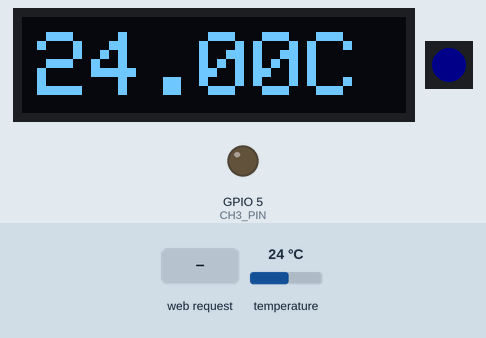
This sketch was run on a simulated ESP32-C3. Shown: 128×32 one-colour display, 1 RGB LEDs in strip order, left to right, output pins drawn as LEDs (lit = HIGH). The inputs (shaded band) are chosen by the test bench; at power-on: temperature 24 °C. Dim RGB values are drawn brighter than linear; WiFi joins after 1.5 s; servers stay silent unless stated; what the sketch prints to the serial monitor is not drawn.

Above: at 2.7 s.
2.8 s: HTTP request GET /handle_switch_on received
At 4.2 s:
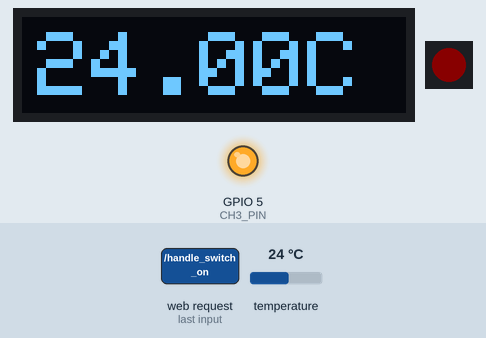
4.8 s: temperature set to 12 °C
At 6.5 s:
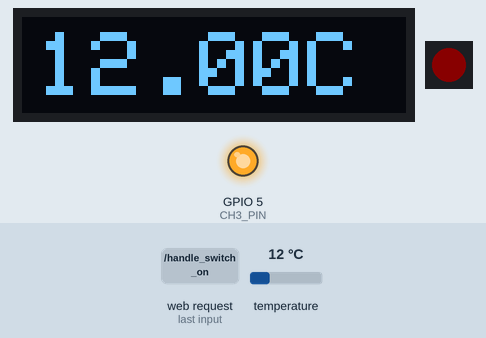
6.8 s: HTTP request GET /handle_switch_off received
At 8.5 s:
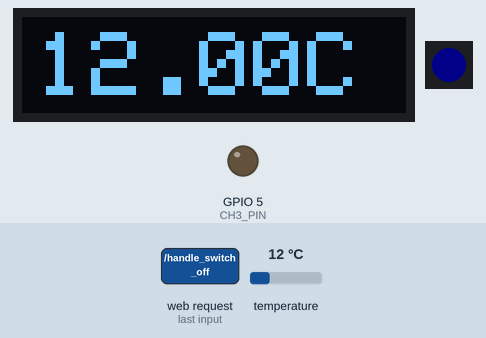
8.8 s: temperature set to 19 °C
At 9.6 s:
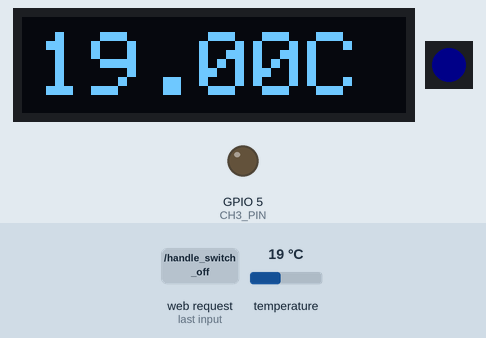
10.6 s: temperature set to 28 °C
At 12.6 s:
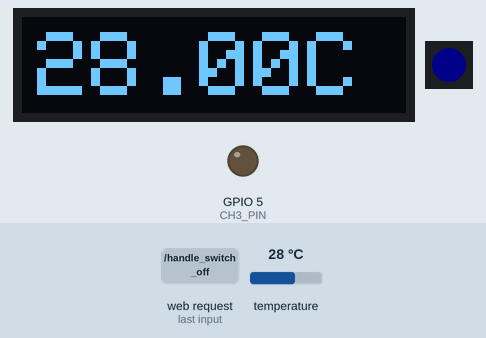
Timing chart, 0 to 13.6 s (numbered marks = the images above; inputs shaded):
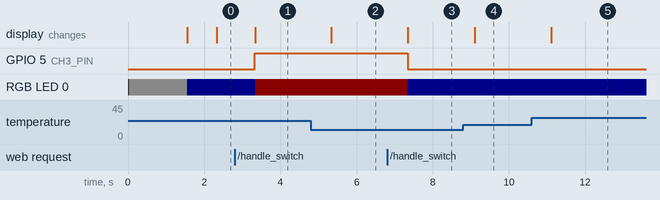

The sketch:

Prusa_cup_heater.ino
```cpp
/* Test code for LaskaKit ESPswitch
 * LED legend:
 * - White: Not connected to WiFi
 * - Green: Connected to WiFi and ready
 * - Blue: Heater is off
 * - Red: Heater is on
 *
 * Board:   LaskaKit ESPswitch (ESP32C3 Dev Module) https://www.laskakit.cz/laskakit-esp32-devkit/
 *
 * Library: by Adafruit         https://github.com/adafruit/Adafruit_NeoPixel
 *                              https://github.com/adafruit/Adafruit-GFX-Library
 *                              https://github.com/adafruit/Adafruit_SSD1306
 *          by Miles Burton     https://github.com/milesburton/Arduino-Temperature-Control-Library
 *          by Paul Stoffregen  https://github.com/PaulStoffregen/OneWire
 *          by tzapu            https://github.com/tzapu/WiFiManager
 *
 * Email:podpora@laskakit.cz
 * Web:laskakit.cz
 */

#include <SPI.h>
#include <WiFi.h>
#include <WebServer.h>
#include <ESPmDNS.h>
#include <OneWire.h>
#include <DallasTemperature.h>
#include <Adafruit_NeoPixel.h>
#include <Adafruit_GFX.h>
#include <Adafruit_SSD1306.h>
#include <WiFiManager.h>
#include "page.h"

#define HOSTNAME "cupheater"

#define DELAYTIME 1000  // Delay in ms between temperature readings and display updates
#define i2c_Address 0x3c

#define PIN_SCL 19      // Clock pin on LaskaKit ESPswitch board
#define PIN_SDA 18      // Data pin on LaskaKit ESPswitch board
#define DS18B20_PIN 3   // DS18B20 GPIO on Laskakit ESPswitch board
#define LED_PIN 8       // LED GPIO on Laskakit ESPswitch board
#define CH0_PIN 0       // Channel 0 GPIO on Laskakit ESPswitch board (not used in this example)
#define CH1_PIN 1       // Channel 1 GPIO on Laskakit ESPswitch board (not used in this example)
#define CH2_PIN 4       // Channel 2 GPIO on Laskakit ESPswitch board (not used in this example)
#define CH3_PIN 5       // Channel 3 GPIO on Laskakit ESPswitch board

Adafruit_NeoPixel pixels = Adafruit_NeoPixel(1, LED_PIN, NEO_GRB + NEO_KHZ800);
Adafruit_SSD1306 display(128, 32, &Wire, -1);

OneWire oneWire(DS18B20_PIN);       // Setup a oneWire instance to communicate with any OneWire devices
DallasTemperature dallas(&oneWire); // Pass our oneWire reference to Dallas Temperature sensor

WebServer server(80);

bool heater_state = false;
float temp_bottom = 55;
float temp_top = 65;
/* Offset to stop the heater before reaching the set temperature,
*  this is to prevent the heater from overshooting the set temperature
*/
#define TEMP_OFFSET_TOP 5.0

void DNS_setup()
{
  if (MDNS.begin(HOSTNAME))
  {
    MDNS.addService("http", "tcp", 80);
    Serial.println("MDNS responder started");
    Serial.print("You can now connect to http://");
    Serial.print(HOSTNAME);
    Serial.println(".local");
  }
}

// float get_temp()
// {
//   dallas.requestTemperatures();
//   float tempC = dallas.getTempCByIndex(0);
//   if (tempC == DEVICE_DISCONNECTED_C)
//   {
//     Serial.println("Error: Could not read temperature data");
//   }
//   return tempC;
// }

float get_temp()
{
  static uint32_t lastTempCheck = 0;
  static float lastTemp = DEVICE_DISCONNECTED_C;

  uint32_t currentMillis = millis();

  if (currentMillis - lastTempCheck >= DELAYTIME)
  {
    lastTempCheck = currentMillis;
    dallas.requestTemperatures();
    lastTemp = dallas.getTempCByIndex(0);
    if (lastTemp == DEVICE_DISCONNECTED_C)
    {
      Serial.println("Error: Could not read temperature data");
    }
  }

  return lastTemp;
}

void regulate_heater(float temp_bottom, float temp_top)
{
  if (heater_state)
  {
    float temp = get_temp();
    if (temp > temp_top - TEMP_OFFSET_TOP)
    {
      ledcWrite(CH3_PIN, 0);
    }
    else if (temp < temp_bottom)
    {
      ledcWrite(CH3_PIN, 255);
    }
  }
  else
  {
    ledcWrite(CH3_PIN, 0);
  }
}

void control_led()
{
  if (ledcRead(CH3_PIN) > 0)
  {
    // Red color to indicate that the heater is on
    pixels.setPixelColor(0, pixels.Color(255, 0, 0));
  }
  else
  {
    // Blue color to indicate that the heater is off
    pixels.setPixelColor(0, pixels.Color(0, 0, 255));
  }
  pixels.show();
}

void control_display()
{
  static uint32_t lastUpdate = 0;

  uint32_t currentMillis = millis();

  if (currentMillis - lastUpdate >= DELAYTIME) {
    lastUpdate = currentMillis;

    display.clearDisplay();

    display.setCursor(5, 5);
    display.setTextSize(3);
    display.println(String(get_temp()) + "C");

    display.display();
  }
}

void handle_root()
{
  server.send_P(200, "text/html", index_html); // Send web page
}

void handle_not_found()
{
  String message = "Error\n\n";
  message += "URI: ";
  message += server.uri();
  message += "\nMethod: ";
  message += (server.method() == HTTP_GET) ? "GET" : "POST";
  message += "\nArguments: ";
  message += server.args();
  message += "\n";
  for (uint8_t i = 0; i < server.args(); i++)
  {
    message += " " + server.argName(i) + ": " + server.arg(i) + "\n";
  }
  server.send(404, "text/plain", message);
}

void handle_temp_plate()
{
  char buff[7] = {0};
  sprintf(buff, "%0.2f ˚C", get_temp());
  server.send(200, "text/plain", buff);
}

void handle_switch_on()
{
  heater_state = true;
  server.send(200, "text/plain", "Switched on");
}

void handle_switch_off()
{
  heater_state = false;
  server.send(200, "text/plain", "Switched off");
}

void handle_get_switch_status()
{
  char status[6] = {0};
  strcpy(status, heater_state ? "true" : "false");
  server.send(200, "text/plain", status);
}

void handle_set_temperature()
{
  if (server.hasArg("temp_bottom") && server.hasArg("temp_top"))
  {
    temp_bottom = server.arg("temp_bottom").toFloat();
    temp_top = server.arg("temp_top").toFloat();
    server.send(200, "text/plain", "Temperature set");
  }
  else
  {
    server.send(400, "text/plain", "Invalid request");
  }
}

void handle_get_set_values()
{
  char response[50];
  sprintf(response, "temp_bottom=%.1f&temp_top=%.1f", temp_bottom, temp_top);
  server.send(200, "text/plain", response);
}

void setup()
{
  Serial.begin(115200);
  Wire.begin(PIN_SDA, PIN_SCL);

  // SSD1306_SWITCHCAPVCC = generate display voltage from 3.3V internally
  if(!display.begin(SSD1306_SWITCHCAPVCC, i2c_Address)) {
    Serial.println(F("SSD1306 allocation failed"));
    for(;;); // Don't proceed, loop forever
  }

  display.clearDisplay();
  display.setTextColor(SSD1306_WHITE);        // Draw white text
  display.setTextSize(1);

  pixels.begin();
  pixels.setBrightness(10);

  // White color to indicate that the device is not connected to WiFi
  pixels.setPixelColor(0, pixels.Color(255, 255, 255));
  pixels.show();

  WiFiManager wm;
  bool res = wm.autoConnect(HOSTNAME);
  if (!res)
  {
    Serial.println("Failed to connect");
    ESP.restart();
  }
  else
  {
    Serial.println("Connected to WiFi!");
  }
  DNS_setup();

  // Green color to indicate that the device is connected to WiFi and ready
  pixels.setPixelColor(0, pixels.Color(0, 255, 0));
  pixels.show();

  ledcAttach(CH3_PIN, 200, 8); // Attach channel 3 to the GPIO pin to control the heater

  dallas.begin(); // Start the DS18B20 sensor

  server.on("/", handle_root);
  server.onNotFound(handle_not_found);
  server.on("/handle_temp_plate", handle_temp_plate);
  server.on("/handle_switch_on", handle_switch_on);
  server.on("/handle_switch_off", handle_switch_off);
  server.on("/get_switch_status", handle_get_switch_status);
  server.on("/set_temperature", HTTP_POST, handle_set_temperature);
  server.on("/get_set_values", handle_get_set_values);
  server.begin();
  Serial.println("HTTP server started");
}

void loop()
{
  server.handleClient();
  regulate_heater(temp_bottom, temp_top);
  control_led();
  control_display();

  Serial.print("Heater state: ");
  Serial.println(heater_state);
  Serial.print("Min temperature: ");
  Serial.println(temp_bottom);
  Serial.print("Max temperature: ");
  Serial.println(temp_top);
  Serial.print("PWM value: ");
  Serial.println(ledcRead(CH3_PIN));
}
```

Source omitted: page.h (91447 bytes)

Measured:
- after the input at 2.8 s, GPIO 5 (CH3_PIN): LOW → HIGH after 0.53 s; RGB LED 0: RGB(0, 0, 10) → RGB(10, 0, 0) after 0.54 s
- after the input at 4.8 s, the display: changes after 0.53 s (image 2)
- after the input at 6.8 s, GPIO 5 (CH3_PIN): HIGH → LOW after 0.54 s; RGB LED 0: RGB(10, 0, 0) → RGB(0, 0, 10) after 0.55 s
- after the input at 8.8 s, the display: changes after 0.30 s (image 4)
- after the input at 10.6 s, the display: changes after 0.51 s (image 5)
